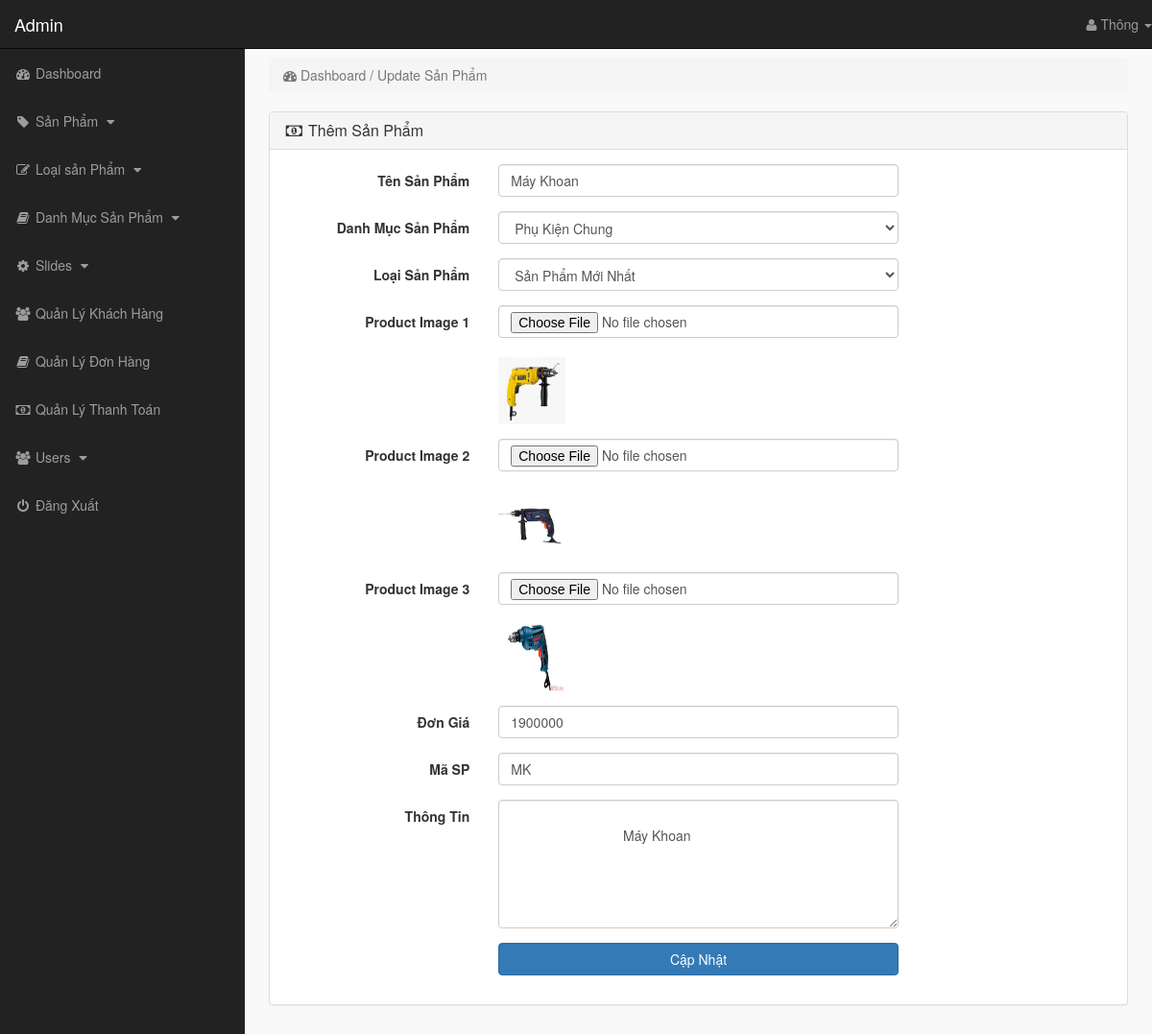
/admin_area/index.php?edit_product=4 (signed in), run on the app's committed database.
### tables this page shows
CREATE TABLE `products` (
  `product_id` int(10) NOT NULL,
  `p_cat_id` int(10) NOT NULL,
  `cat_id` int(10) NOT NULL,
  `date` timestamp NOT NULL DEFAULT CURRENT_TIMESTAMP ON UPDATE CURRENT_TIMESTAMP,
  `product_title` text NOT NULL,
  `product_img1` text NOT NULL,
  `product_img2` text NOT NULL,
  `product_img3` text NOT NULL,
  `product_price` int(20) NOT NULL,
  `product_keywords` text NOT NULL,
  `product_desc` text NOT NULL
);

CREATE TABLE `product_categories` (
  `p_cat_id` int(10) NOT NULL,
  `p_cat_title` text NOT NULL,
  `p_cat_desc` text NOT NULL
);

CREATE TABLE `categories` (
  `cat_id` int(10) NOT NULL,
  `cat_title` text NOT NULL,
  `cat_desc` text NOT NULL
);

### admin_area/edit_product.php (the view, shortened to what this page needs)
<?php
    if(!isset($_SESSION['admin_email'])){
        echo "<script>window.open('login.php','_self')</script>";
    }else{
?>
<?php
    if(isset($_GET['edit_product'])){
        $edit_id = $_GET['edit_product'];
        $get_p = "select * from products where product_id='$edit_id'";
        $run_edit = mysqli_query($con,$get_p);
        $row_edit = mysqli_fetch_array($run_edit);
        $p_title = $row_edit['product_title'];
        $p_cat = $row_edit['p_cat_id'];
        $cat = $row_edit['cat_id'];
        $p_image1 = $row_edit['product_img1'];
        $p_image2 = $row_edit['product_img2'];
        $p_image3 = $row_edit['product_img3'];
        $p_price = $row_edit['product_price'];
        $p_keywords = $row_edit['product_keywords'];
        $p_desc = $row_edit['product_desc'];
    }
        $get_p_cat = "select * from product_categories where p_cat_id='$p_cat'";
        $run_p_cat = mysqli_query($con,$get_p_cat);
        $row_p_cat = mysqli_fetch_array($run_p_cat);
        $p_cat_title = $row_p_cat['p_cat_title'];
        $get_cat = "select * from categories where cat_id='$cat'";
        $run_cat = mysqli_query($con,$get_cat);
        $row_cat = mysqli_fetch_array($run_cat);
        $cat_title = $row_cat['cat_title'];
?>
<!DOCTYPE html>
<html lang="en">
<head>
</head>
<body>
<div class="row">
    <div class="col-lg-12">
        <ol class="breadcrumb">
            <li class="active">
                <i class="fa fa-dashboard"></i> Dashboard / Update Sản Phẩm
            </li>
        </ol>
    </div>
</div>
<div class="row">
    <div class="col-lg-12">
        <div class="panel panel-default">
           <div class="panel-heading">
               <h3 class="panel-title">
                   <i class="fa fa-money fa-fw"></i> Thêm Sản Phẩm
               </h3>
           </div>
           <div class="panel-body">
               <form method="post" class="form-horizontal" enctype="multipart/form-data">
                   <div class="form-group">
                      <label class="col-md-3 control-label"> Tên Sản Phẩm </label>
                      <div class="col-md-6">
                          <input name="product_title" type="text" class="form-control" required value="<?php echo $p_title; ?>">
                      </div>
                   </div>
                   <div class="form-group">
                      <label class="col-md-3 control-label"> Danh Mục Sản Phẩm </label>
                      <div class="col-md-6">
                          <select name="product_cat" class="form-control">
                              <option value="<?php echo $p_cat; ?>"> <?php echo $p_cat_title; ?> </option>
                          </select>
                      </div>
                   </div>
                   <div class="form-group">
                      <label class="col-md-3 control-label"> Loại Sản Phẩm </label>
                      <div class="col-md-6">
                          <select name="cat" class="form-control">
                              <option value="<?php echo $cat; ?>"> <?php echo $cat_title; ?> </option>
                          </select>
                      </div>
                   </div>
                   <div class="form-group">
                      <label class="col-md-3 control-label"> Product Image 1 </label>
                      <div class="col-md-6">
                          <input name="product_img1" type="file" class="form-control" required>
                          <br>
                          <img width="70" height="70" src="product_images/<?php echo $p_image1; ?>" alt="<?php echo $p_image1; ?>">
                      </div>
                   </div>
                   <div class="form-group">
                      <label class="col-md-3 control-label"> Product Image 2 </label>
                      <div class="col-md-6">
                          <input name="product_img2" type="file" class="form-control">
                          <br>
                          <img width="70" height="70" src="product_images/<?php echo $p_image2; ?>" alt="<?php echo $p_image2; ?>">
                      </div>
                   </div>
                   <div class="form-group">
                      <label class="col-md-3 control-label"> Product Image 3 </label>
                      <div class="col-md-6">
                          <input name="product_img3" type="file" class="form-control form-height-custom">
                          <br>
                          <img width="70" height="70" src="product_images/<?php echo $p_image3; ?>" alt="<?php echo $p_image3; ?>">
                      </div>
                   </div>
                   <div class="form-group">
                      <label class="col-md-3 control-label"> Đơn Giá</label>
                      <div class="col-md-6">
                          <input name="product_price" type="text" class="form-control" required value="<?php echo $p_price; ?>">
                      </div>
                   </div>
                   <div class="form-group">
                      <label class="col-md-3 control-label"> Mã SP </label>
                      <div class="col-md-6">
                          <input name="product_keywords" type="text" class="form-control" required value="<?php echo $p_keywords; ?>">
                      </div>
                   </div>
                   <div class="form-group">
                      <label class="col-md-3 control-label"> Thông Tin </label>
                      <div class="col-md-6">
                          <textarea name="product_desc" cols="19" rows="6" class="form-control">
                              <?php echo $p_desc; ?>
                          </textarea>
                      </div>
                   </div>
                   <div class="form-group">
                      <label class="col-md-3 control-label"></label>
                      <div class="col-md-6">
                          <input name="update" value="Cập Nhật" type="submit" class="btn btn-primary form-control">
                      </div>
                   </div>
               </form>
           </div>
        </div>
    </div>
</div>
</body>
</html>
<?php } ?>

### admin_area/includes/sidebar.php (shortened to what this page needs)
<?php
    if(!isset($_SESSION['admin_email'])){
        echo "<script>window.open('login.php','_self')</script>";
    }else{
?>
<nav class="navbar navbar-inverse navbar-fixed-top">
    <div class="navbar-header">
        <a href="index.php?dashboard" class="navbar-brand">Admin</a>
    </div>
    <ul class="nav navbar-right top-nav">
        <li class="dropdown">
            <a href="#" class="dropdown-toggle" data-toggle="dropdown">
                <i class="fa fa-user"></i> <?php echo $admin_name;  ?> <b class="caret"></b>
            </a>
        </li>
    </ul>
    <div class="collapse navbar-collapse navbar-ex1-collapse">
        <ul class="nav navbar-nav side-nav">
            <li>
                <a href="index.php?dashboard">
                        <i class="fa fa-fw fa-dashboard"></i> Dashboard
                </a>
            </li>
            <li>
                <a href="#" data-toggle="collapse" data-target="#products">
                        <i class="fa fa-fw fa-tag"></i> Sản Phẩm
                        <i class="fa fa-fw fa-caret-down"></i>
                </a>
            </li>
            <li>
                <a href="#" data-toggle="collapse" data-target="#p_cat">
                        <i class="fa fa-fw fa-edit"></i> Loại sản Phẩm
                        <i class="fa fa-fw fa-caret-down"></i>
                </a>
            </li>
            <li>
                <a href="#" data-toggle="collapse" data-target="#cat">
                        <i class="fa fa-fw fa-book"></i> Danh Mục Sản Phẩm
                        <i class="fa fa-fw fa-caret-down"></i>
                </a>
            </li>
            <li>
                <a href="#" data-toggle="collapse" data-target="#slides">
                        <i class="fa fa-fw fa-gear"></i> Slides
                        <i class="fa fa-fw fa-caret-down"></i>
                </a>
            </li>
            <li>
                <a href="index.php?view_customers">
                    <i class="fa fa-fw fa-users"></i> Quản Lý Khách Hàng
                </a>
            </li>
            <li>
                <a href="index.php?view_orders">
                    <i class="fa fa-fw fa-book"></i> Quản Lý Đơn Hàng
                </a>
            </li>
            <li>
                <a href="index.php?view_payments">
                    <i class="fa fa-fw fa-money"></i> Quản Lý Thanh Toán
                </a>
            </li>
            <li>
                <a href="#" data-toggle="collapse" data-target="#users">
                        <i class="fa fa-fw fa-users"></i> Users
                        <i class="fa fa-fw fa-caret-down"></i>
                </a>
            </li>
            <li>
                <a href="logout.php">
                    <i class="fa fa-fw fa-power-off"></i> Đăng Xuất
                </a>
            </li>
        </ul>
    </div>
</nav>
<?php } ?>

### admin_area/css/style.css (style rules this page uses)
body { margin-top: 100px; }
@media (min-width: 768px) { body { margin-top: 50px; } }
.top-nav { 0 15px; }
.top-nav>li { float: left; display: inline-block; }
.top-nav>li>a { color: #999999; line-height: 20px; padding-top: 15px; padding-bottom: 15px; }
@media (min-width: 768px) { .side-nav { position: fixed; top: 51px; bottom: 0; width: 255px; overflow-y: auto; overflow-x: hidden; background-color: #222222; padding-bottom: 40px; border-radius: 0; } }
@media (min-width: 768px) { .side-nav>li>a { width: 255px; } }
.panel-body { border-radius: 5px; }

### data on the page
products: product_title "Máy Khoan", product_img1 (picture), product_img2 (picture), product_img3 (picture), product_price "1900000", product_keywords "MK", product_desc "Máy Khoan"
product_categories: product_cat "Phụ Kiện Chung"
categories: cat "Sản Phẩm Mới Nhất"

### other printed values
$admin_name "Thông"
